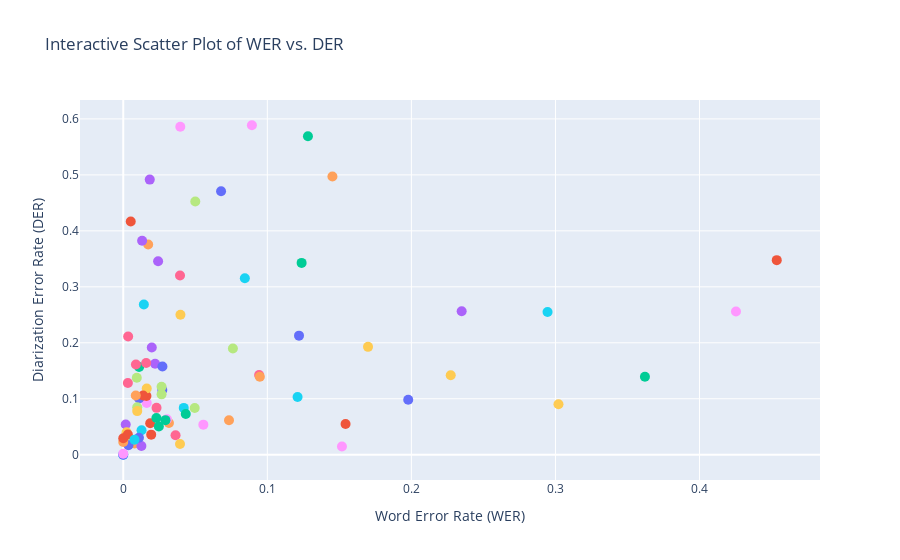

Notebook code cell kept with this figure:
### Code cell
plot_boxplots(df)
plot_histograms(df)
plot_wer_vs_der_scatter(df)
